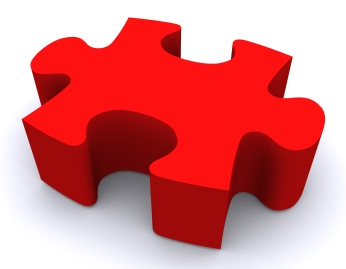
%> input picture 18_segmentation/image.jpg, 346 x 269 px
$ octave script.m   (GNU Octave 9; MATLAB toolbox functions it lacks are replaced by stand-ins)
%> lines starting %> are read from the running program, lines starting %| are printed output that depends on the picture; in (x1, y1, x2, y2) boxes, pixels count from 0 and x2, y2 are one past the last pixel; in counts of white or black regions, pixels touching at a corner belong together; the program's own positions count from 1
image = imread('image.jpg');
%> image is the input picture: size 269x346x3 uint8; mean R, G, B 219.5, 128.1, 130.3

[rows, cols, channels] = size(image);
%> rows = 269; cols = 346; channels = 3
output = uint8(zeros(rows, cols, channels));

row_counter = zeros(1, rows);
col_counter = zeros(1, cols);
for i = 1:rows
	for j = 1:cols
		if image(i, j, 1) > 50 && image(i, j, 2) >= 0 && image(i, j, 3) >= 0 && image(i, j, 1) <= 255 && image(i, j, 2) < 100 && image(i, j, 3) < 100
			output(i, j, 1) = 255;
			output(i, j, 2) = 0;
			output(i, j, 3) = 0;

			row_counter(i) = row_counter(i) + 1;
      		col_counter(j) = col_counter(j) + 1;
		end
	end
end
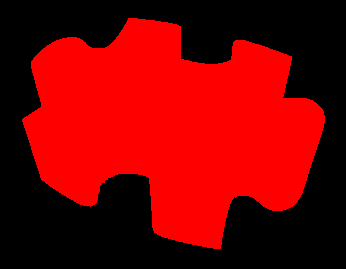
%> output: size 269x346x3 uint8; mean R, G, B 122.7, 0, 0
%> after the loop, col_counter = 346 values, max 217 at index 172, min 0 at index 1, mean 129.4; row_counter = 269 values, max 303 at index 120, min 0 at index 1, mean 166.4

edge_image = edge(rgb2gray(output));
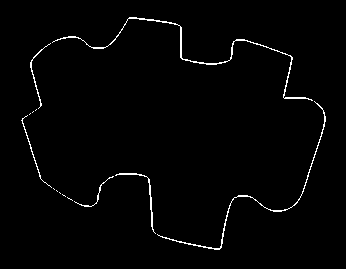
%> edge_image: size 269x346 logical; 1.5% white in thin lines or dots, all inside (x1, y1, x2, y2) = (21, 17, 326, 250)

max_row = max(row_counter) - 10;
%> max_row = 293
max_col = max(col_counter) - 10;
%> max_col = 207

imin = 0; rmin = 0;
while rmin < max_row
  imin = imin + 1;
  rmin = row_counter(imin);
end
%> this loop made 114 passes
%> rmin on passes 1 to 12: 0, 0, 0, 0, 0, 0, 0, 0, 0, 0, 0, 0
%> after the loop, imin = 114

i = imin;
%> i = 114
while i < rows
  if row_counter(i) >= max_row
    imax = i;
  end
  i = i + 1;
end
%> after the loop, i = 269

jmin = 0; cmin = 0;
while cmin < max_col
  jmin = jmin + 1;
  cmin = col_counter(jmin);
end
%> this loop made 153 passes
%> after the loop, jmin = 153

j = jmin;
%> j = 153
while j < cols
  if col_counter(j) >= max_col
    jmax = j;
  end
  j = j + 1;
end
%> after the loop, j = 346

x = round((imin + imax) / 2);
%> x = 126
y = round((jmin + jmax) / 2);
%> y = 167

figure, imshowpair(image, output, 'montage');
%> after `imshowpair(image, output, 'montage')`:
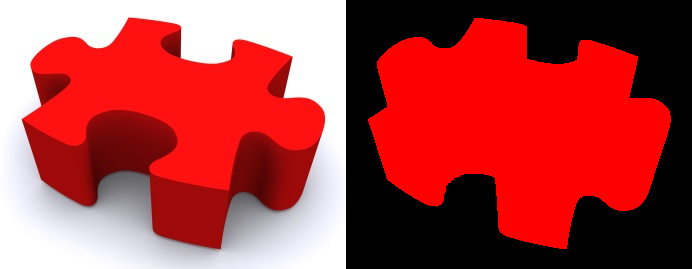
%> displayed picture: size 269x692x3, on the screen's scale of 0 to 255; mean R, G, B 171.1, 64.1, 65.2

figure, imshowpair(output, edge_image);
%> after `imshowpair(output, edge_image)`:
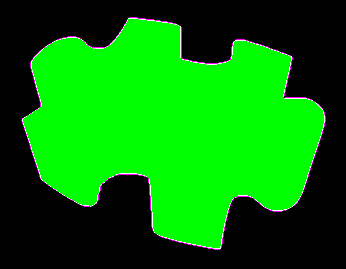
%> displayed picture: size 269x346x3, on the screen's scale of 0 to 255; mean R, G, B 3.9, 122.7, 3.9

edge_image(x-1:x+1, y-1:y+1, :) = 255;

figure, imshow(edge_image);
